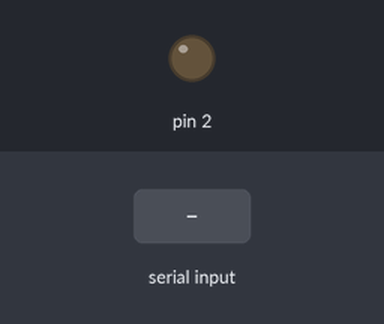
Bench run of a sketch on a simulated Arduino Uno, built with avr-gcc and run on an emulated ATmega328P. Shown: output pins drawn as LEDs (lit = HIGH). Inputs (shaded band) come from the test bench.

Above: at 1.2 s.
1.3 s: "1" received over Serial
At 1.6 s:
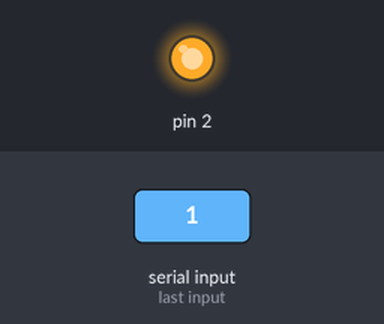
2.8 s: "0" received over Serial
At 3.9 s:
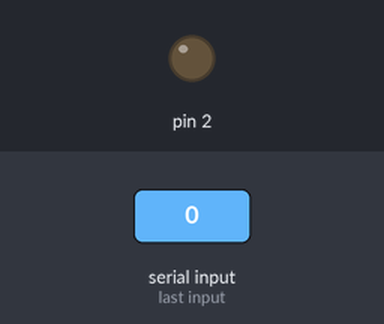
Timing chart, 0 to 5.8 s (numbered marks = the images above; inputs shaded):
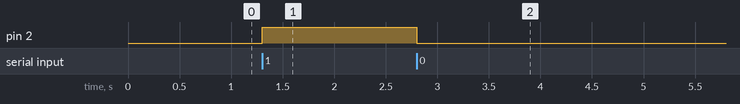

Measured:
- after the input at 1.3 s, pin 2: LOW → HIGH at once
- after the input at 2.8 s, pin 2: HIGH → LOW at once

The sketch:

Bluetooth_controlled_led.ino
```cpp
char data = 0;
void setup()
{
pinMode(2,OUTPUT);
Serial.begin(9600);
}
void loop()
{
if(Serial.available()>0)
{
data=Serial.read();
if(data=='1')
{
digitalWrite(2,HIGH);
}
else if(data=='0')
{
digitalWrite(2,LOW);
}
}
}
```
